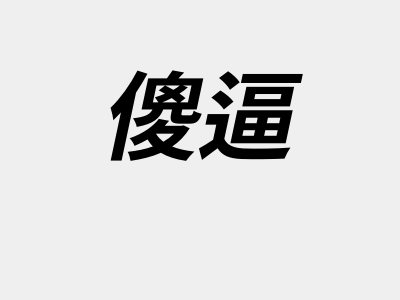
<?xml version="1.0" encoding="UTF-8"?>
<ui version="4.0">
 <class>Secondarywindow</class>
 <widget class="QDialog" name="Secondarywindow">
  <property name="geometry">
   <rect>
    <x>0</x>
    <y>0</y>
    <width>400</width>
    <height>300</height>
   </rect>
  </property>
  <property name="windowTitle">
   <string>Dialog</string>
  </property>
  <widget class="QLabel" name="label">
   <property name="geometry">
    <rect>
     <x>0</x>
     <y>0</y>
     <width>81</width>
     <height>121</height>
    </rect>
   </property>
   <property name="text">
    <string/>
   </property>
   <property name="pixmap">
    <pixmap resource="images.qrc">:/new/prefix1/ResImages/MAddSong.png</pixmap>
   </property>
  </widget>
  <widget class="QLabel" name="label_2">
   <property name="geometry">
    <rect>
     <x>100</x>
     <y>20</y>
     <width>281</width>
     <height>181</height>
    </rect>
   </property>
   <property name="font">
    <font>
     <family>Adobe Arabic</family>
     <pointsize>72</pointsize>
     <weight>75</weight>
     <italic>true</italic>
     <bold>true</bold>
    </font>
   </property>
   <property name="text">
    <string>傻逼</string>
   </property>
  </widget>
  <widget class="QPushButton" name="pushButton">
   <property name="geometry">
    <rect>
     <x>260</x>
     <y>230</y>
     <width>80</width>
     <height>20</height>
    </rect>
   </property>
   <property name="styleSheet">
    <string notr="true">QPushButton {
    background-color: transparent; /* 按钮默认透明 */
    border: none; /* 无边框 */
}

QPushButton:hover {
    background-color: red; /* 鼠标悬停时显示红色 */
    border: none; /* 悬停时也无边框 */
}</string>
   </property>
   <property name="text">
    <string/>
   </property>
   <property name="icon">
    <iconset resource="images.qrc">
     <normaloff>:/new/prefix1/ResImages/MClose.ico</normaloff>:/new/prefix1/ResImages/MClose.ico</iconset>
   </property>
  </widget>
 </widget>
 <resources>
  <include location="images.qrc"/>
 </resources>
 <connections/>
</ui>
